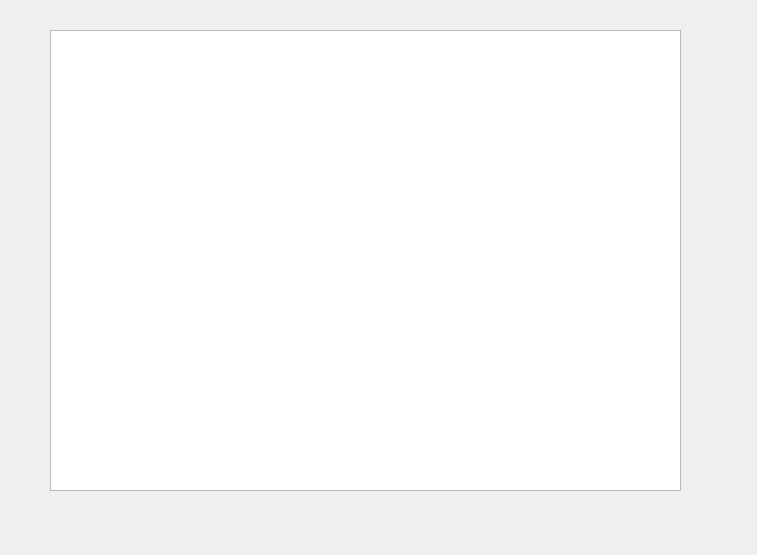
<?xml version="1.0" encoding="UTF-8"?>
<ui version="4.0">
 <class>Form</class>
 <widget class="QWidget" name="Form">
  <property name="geometry">
   <rect>
    <x>0</x>
    <y>0</y>
    <width>757</width>
    <height>555</height>
   </rect>
  </property>
  <property name="windowTitle">
   <string>Form</string>
  </property>
  <widget class="QGraphicsView" name="graphicsView">
   <property name="geometry">
    <rect>
     <x>50</x>
     <y>30</y>
     <width>631</width>
     <height>461</height>
    </rect>
   </property>
  </widget>
 </widget>
 <resources/>
 <connections/>
</ui>
